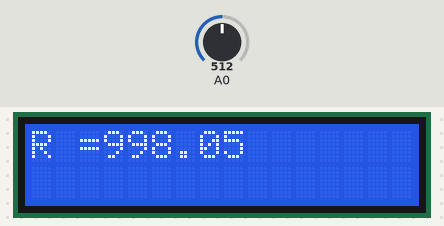
Bench run of a sketch on a simulated Arduino Uno, built with avr-gcc and run on an emulated ATmega328P. Shown: 16×2 character LCD. The test bench sets the inputs (shaded band); at power-on: A0 = 512.

Above: at 1.2 s.
1.3 s: A0 set to 0
At 2.3 s:
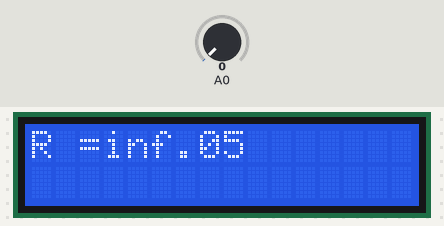
2.8 s: A0 set to 122
At 3.5 s:
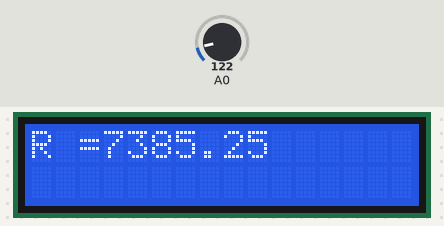
4.3 s: A0 set to 306
At 4.7 s:
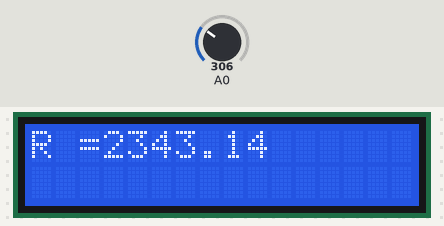
Timing chart, 0 to 7.3 s (numbered marks = the images above; inputs shaded):
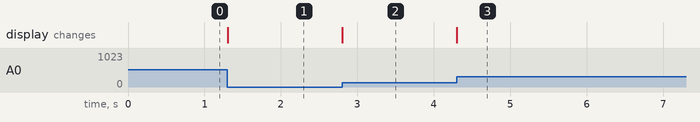

Measured:
- after the input at 1.3 s, the display: changes at once (image 1)
- after the input at 2.8 s, the display: changes at once (image 2)
- after the input at 4.3 s, the display: changes at once (image 3)

The sketch:

simhack_5A.ino
```cpp
#include<LiquidCrystal.h>

LiquidCrystal lcd(12, 11, 5, 4, 3, 2);
void setup()
{
 lcd.begin(16, 2);
}

float res()
{
  float k = analogRead(14);
  float v = k*5/1023;
  float r = (5000 - v*1000)/v;
  return r;
}
void loop()
{


  lcd.setCursor(0,0);
  lcd.print("R =");
  lcd.setCursor(3,0);
  float resistance = res();
  lcd.print(resistance);


  }
```
